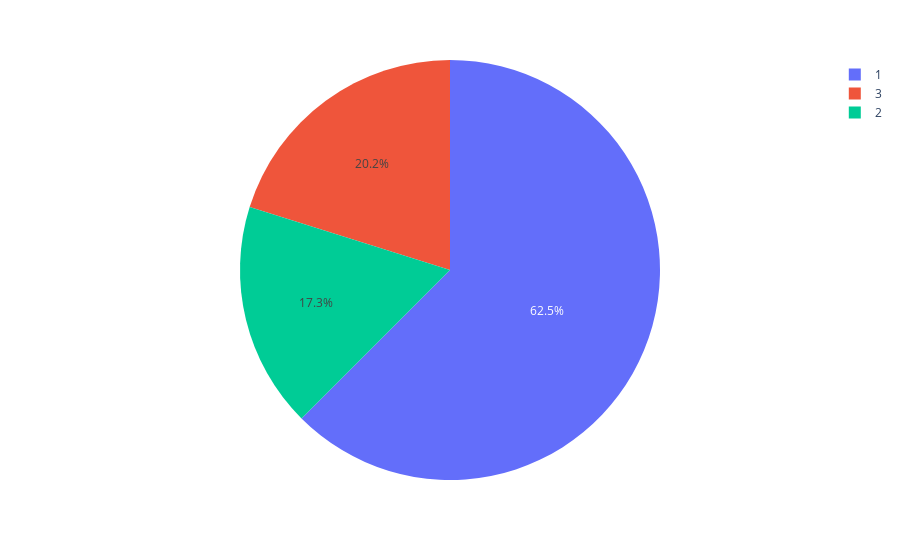

The code cell stored with this chart in its notebook:
### Code cell
dfcar_origin.index.name='Cars Origin'
fig = px.pie(dfcar_origin, values=dfcar_origin,names=dfcar_origin.index,
            color_discrete_map={'Thur':'lightcyan',
                                 'Fri':'cyan',
                                 'Sat':'royalblue',
                                 'Sun':'darkblue'})
fig.show()

### Figure 1 — Plotly figure (JSON) as saved in the notebook; plotly's stock layout.template omitted (floating-point values rounded to 4 significant figures)
{"data": [{"domain": {"x": [0, 1], "y": [0, 1]}, "hovertemplate": "Cars Origin=%{label}<br>value=%{value}<extra></extra>", "labels": [1, 3, 2], "legendgroup": "", "name": "", "showlegend": true, "type": "pie", "values": [245, 79, 68]}], "layout": {"legend": {"tracegroupgap": 0}, "margin": {"t": 60}}}
